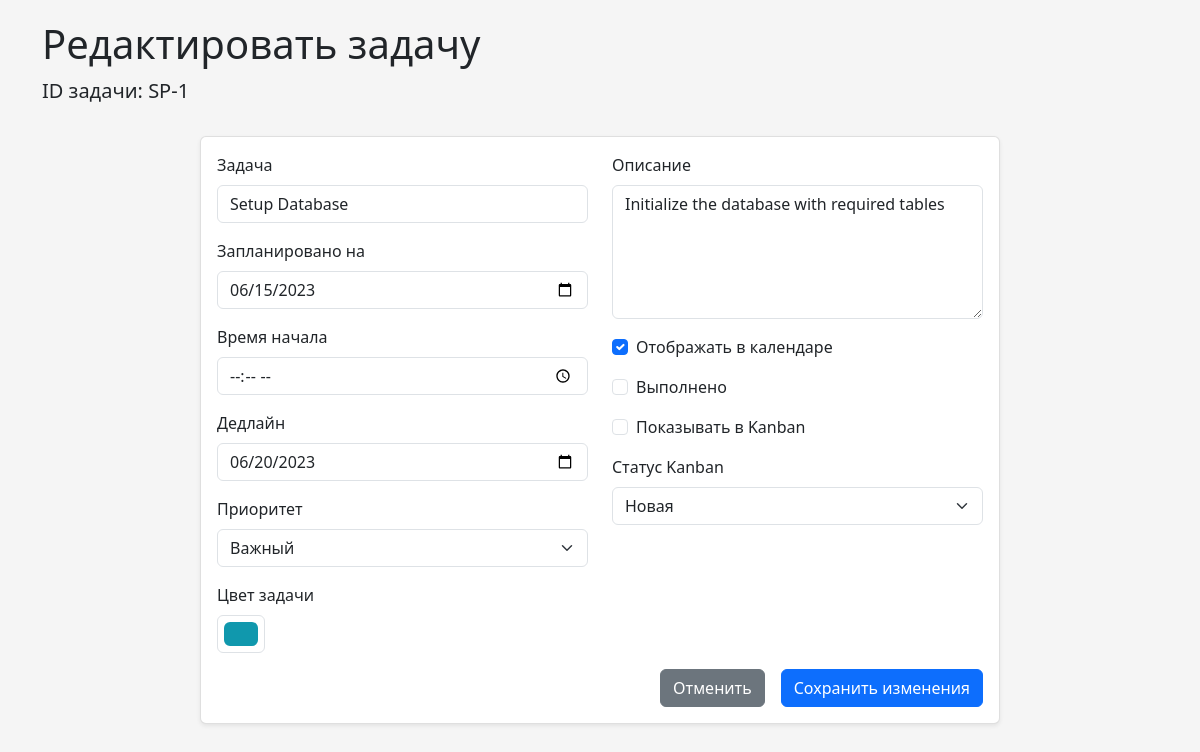
The app's page /edit_task/1 with its own data.
### tables this page shows
CREATE TABLE tasks (
            id INTEGER PRIMARY KEY AUTOINCREMENT,
            project_id INTEGER,
            title TEXT NOT NULL,
            description TEXT,
            planned_date DATE,
            planned_start_time TIME,
            deadline DATE,
            priority TEXT DEFAULT 'Базовый',
            show_in_calendar BOOLEAN DEFAULT 0,
            completed BOOLEAN DEFAULT 0,
            completion_date DATE,
            color TEXT DEFAULT '#1098ad',
            kanban_enabled BOOLEAN DEFAULT 0,
            kanban_status TEXT DEFAULT 'Новая',
            FOREIGN KEY (project_id) REFERENCES projects (id)
        );

### backend/app.py (the view, shortened to what this page needs)
@app.route('/edit_task/<int:task_id>', methods=['GET', 'POST'])
def edit_task(task_id):
    conn = get_db_connection()
    task = conn.execute('''
        SELECT t.*, p.identifier as project_identifier
        FROM tasks t
        JOIN projects p ON t.project_id = p.id
        WHERE t.id = ?
    ''', (task_id,)).fetchone()
    task_id_display = f"{task['project_identifier']}-{task['id']}"
    conn.close()
    return render_template('edit_task.html', task=task, task_id_display=task_id_display)

### backend/app.py (called while the page is built)
def get_db_connection():
    conn = sqlite3.connect(DATABASE)
    conn.row_factory = sqlite3.Row
    return conn

### templates/edit_task.html (shortened to what this page needs)
<!DOCTYPE html>
<html lang="ru">
<head>
    <link href="https://cdn.jsdelivr.net/npm/bootstrap@5.3.0/dist/css/bootstrap.min.css" rel="stylesheet">
</head>
<body>
    <div class="container">
        <div class="header">
            <h1>Редактировать задачу</h1>
            <p class="lead">ID задачи: {{ task_id_display }}</p>
        </div>
        <div class="form-container">
            <div class="card">
                <div class="card-body">
                    <form method="POST">
                        <div class="row">
                            <div class="col-md-6">
                                <div class="mb-3">
                                    <label for="title" class="form-label">Задача</label>
                                    <input type="text" class="form-control" id="title" name="title" value="{{ task.title }}" required>
                                </div>
                                <div class="mb-3">
                                    <label for="planned_date" class="form-label">Запланировано на</label>
                                    <input type="date" class="form-control" id="planned_date" name="planned_date"
                                           value="{{ task.planned_date or '' }}">
                                </div>
                                <div class="mb-3">
                                    <label for="planned_start_time" class="form-label">Время начала</label>
                                    <input type="time" class="form-control" id="planned_start_time" name="planned_start_time"
                                           value="{{ task.planned_start_time or '' }}">
                                </div>
                                <div class="mb-3">
                                    <label for="deadline" class="form-label">Дедлайн</label>
                                    <input type="date" class="form-control" id="deadline" name="deadline"
                                           value="{{ task.deadline or '' }}">
                                </div>
                                <div class="mb-3">
                                    <label for="priority" class="form-label">Приоритет</label>
                                    <select class="form-select" id="priority" name="priority">
                                        <option value="Важный" {% if task.priority == 'Важный' %}selected{% endif %}>Важный</option>
                                    </select>
                                </div>
                                <div class="mb-3">
                                    <label for="color" class="form-label">Цвет задачи</label>
                                    <input type="color" class="form-control form-control-color" id="color" name="color"
                                           value="{{ task.color or '#1098ad' }}">
                                </div>
                            </div>
                            <div class="col-md-6">
                                <div class="mb-3">
                                    <label for="description" class="form-label">Описание</label>
                                    <textarea class="form-control" id="description" name="description" rows="5">{{ task.description or '' }}</textarea>
                                </div>
                                <div class="mb-3 form-check">
                                    <input type="checkbox" class="form-check-input" id="show_in_calendar" name="show_in_calendar"
                                           {% if task.show_in_calendar %}checked{% endif %}>
                                    <label class="form-check-label" for="show_in_calendar">Отображать в календаре</label>
                                </div>
                                <div class="mb-3 form-check">
                                    <input type="checkbox" class="form-check-input" id="completed" name="completed"
                                           {% if task.completed %}checked{% endif %}>
                                    <label class="form-check-label" for="completed">Выполнено</label>
                                </div>
                                <div class="mb-3 form-check">
                                    <input type="checkbox" class="form-check-input" id="kanban_enabled" name="kanban_enabled"
                                           {% if task.kanban_enabled %}checked{% endif %}>
                                    <label class="form-check-label" for="kanban_enabled">Показывать в Kanban</label>
                                </div>
                                <div class="mb-3">
                                    <label for="kanban_status" class="form-label">Статус Kanban</label>
                                    <select class="form-select" id="kanban_status" name="kanban_status">
                                        <option value="Новая" {% if task.kanban_status == 'Новая' %}selected{% endif %}>Новая</option>
                                    </select>
                                </div>
                            </div>
                        </div>
                        <div class="d-grid gap-2 d-md-flex justify-content-md-end">
                            <a href="{{ url_for('task_detail', task_id=task.id) }}" class="btn btn-secondary me-md-2">Отменить</a>
                            <button type="submit" class="btn btn-primary">Сохранить изменения</button>
                        </div>
                    </form>
                </div>
            </div>
        </div>
    </div>
</body>
</html>

### templates/edit_task.html (style rules this page uses)
body { padding-top: 20px; padding-bottom: 40px; background-color: #f5f5f5; }
.header { margin-bottom: 30px; }
.card { margin-bottom: 20px; box-shadow: 0 0.125rem 0.25rem rgba(0, 0, 0, 0.075); border: 1px solid rgba(0, 0, 0, 0.125); }
.form-container { max-width: 800px; margin: 0 auto; }

### records on screen
tasks: title "Setup Database", planned_date "06/15/2023", deadline "06/20/2023", priority "Важный", color "#1098ad", description "Initialize the database with required tables", show_in_calendar "☑", kanban_status "Новая"

### other values on screen
{{ task_id_display }} "SP-1"
